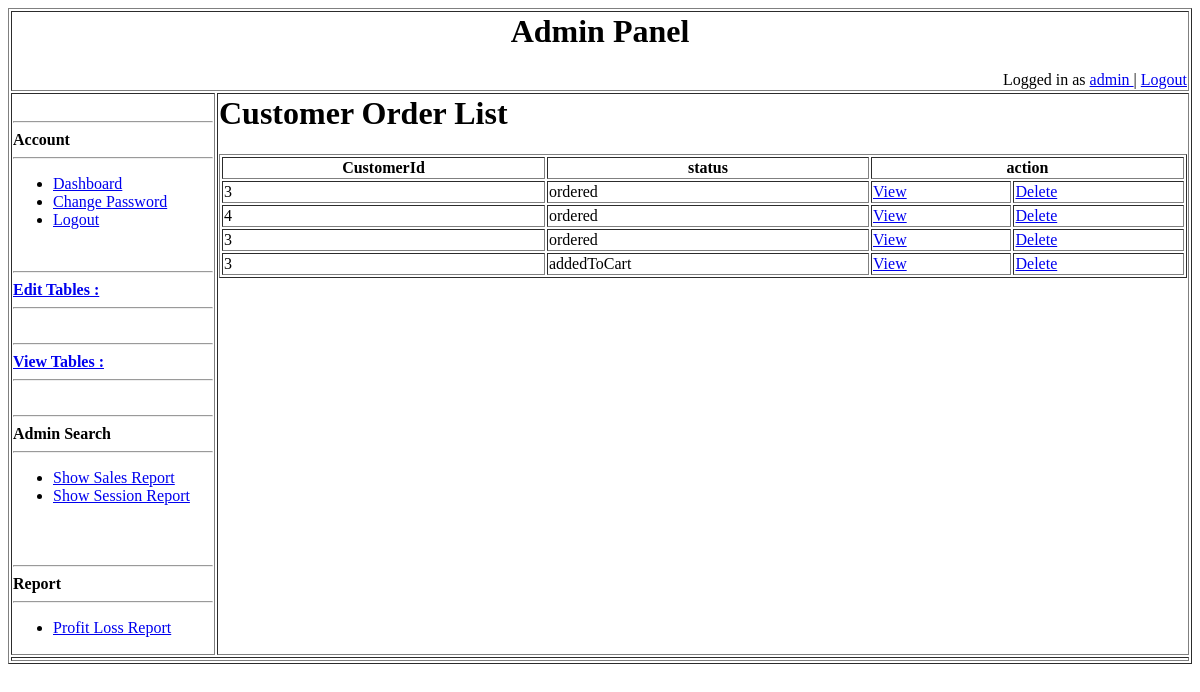
The page /App/View/AdminPages/ViewTables/viewCustomerOrderTable.php (signed in) on the database as committed earlier.
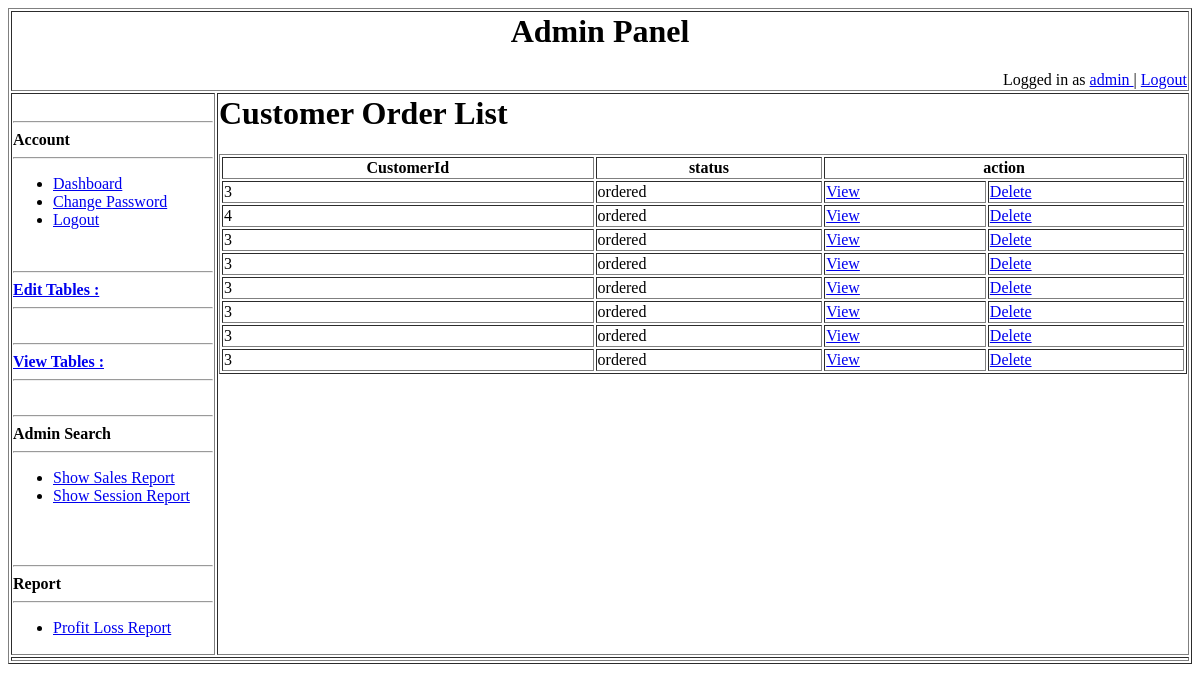
The same page on the database as committed later.
### tables this page shows
CREATE TABLE `customer_order` (
  `id` int(11) NOT NULL,
  `customerId` int(11) NOT NULL,
  `status` varchar(50) NOT NULL,
  `orderTime` datetime NOT NULL,
  `receiveTime` date NOT NULL,
  `paymentMethod` varchar(50) NOT NULL
);

### App/View/AdminPages/ViewTables/viewCustomerOrderTable.php (the view, shortened to what this page needs)
<table style="width:100%" , border = "1">
	<tr>
		<td colspan = "3">
			<?php
				include($_SERVER['DOCUMENT_ROOT']."/WebTechRepo/App/View/AdminPages/BasicStructure/header.php");
			?>
		</td>
	</tr>
	<tr>
		<td colspan="1" width = "200" valign="top">
			<?php
				include($_SERVER['DOCUMENT_ROOT']."/WebTechRepo/App/View/AdminPages/BasicStructure/accountCol.php");
			?>
		</td>
		<td colspan="2" valign="top">
			<h1>Customer Order List</h1>
			<?php
			include($_SERVER['DOCUMENT_ROOT']."/WebTechRepo/DB/createCon.php");
			$result=mysqli_query($conn,"SELECT * FROM customer_order");
			?>
	<table border="1" width="100%">
		<tr>
			<th>CustomerId</th>
			<th>status</th>
			<th colspan="2">action</th>
			</tr>
		<?php while($row=mysqli_fetch_array($result)) { ?>
		<tr>
			<td><?php echo $row['customerId'];?></td>
			<td><?php echo $row['status'];?></td>
			<td>
				<a href="deleteCustomerOrderTable.php?view=<?php echo $row['id'];?>">View</a>
			</td>
			<td>
				<a href="deleteCustomerOrderTable.php?del=<?php echo $row['id'];?>">Delete</a>
			</td>
		</tr>
		<?php }?>
	</table>
		</td>
	</tr>
	<tr>
		<td colspan = "3">
		</td>
	</tr>
</table>

### App/View/AdminPages/BasicStructure/header.php (shortened to what this page needs)
<html>
	<h1 align="center">Admin Panel</h1>
	<p align="right">
		Logged in as
		<a href = "/WebTechRepo/App/View/AdminPages/AccountsPages/viewProfilePage.php" >
			<?php
				echo $_SESSION["curUser"]["name"];
			?>
		</a>
			|
		<a href = "/WebTechRepo/App/View/AdminPages/AccountsPages/logoutPage.php" align="right">Logout</a>
	</p>
</html>

### App/View/AdminPages/BasicStructure/accountCol.php (shortened to what this page needs)
<br>
<hr>
<b>Account</b> </br>
<hr>
<ul>
	<li><a href = "/WebTechRepo/App/View/AdminPages/dashboardPage.php" align="right">Dashboard</a> </br></li>
	<li><a href = "/WebTechRepo/App/View/AdminPages/AccountsPages/changePasswordPage.php" align="right">Change Password</a></li>
	<li><a href = "/WebTechRepo/App/View/AdminPages/AccountsPages/logoutPage.php" align="right">Logout</a></li>
</ul>
<br>
<hr>
<a href = "/WebTechRepo/App/View/AdminPages/EditTables"> <b> Edit Tables : </b> </a>
<hr>
<br>
<hr>
<a href = "/WebTechRepo/App/View/AdminPages/ViewTables"> <b>View Tables : </b> </a>
<hr>
<br>
<hr>
<b>Admin Search</b> </br>
<hr>
<ul>
	<li><a href = "/WebTechRepo/App/View/AdminPages/ShowReport/showSalesReportPage.php" align="right">Show Sales Report</a> </br></li>
	<li><a href = "/WebTechRepo/App/View/AdminPages/ShowReport/showSessionReportPage.php" align="right">Show Session Report</a> </br></li>
</ul>
<br>
<br>
<hr>
<b>Report</b> </br>
<hr>
<ul>
	<li><a href = "/WebTechRepo/App/View/AdminPages/ShowReport/showProfitLossReport.php" align="right">Profit Loss Report</a> </br></li>
</ul>

Rows that differ between the two databases and show on the page:
changed customer_order (number 4 of 8 on the later page): status "addedToCart" → "ordered"
added customer_order: customerId "3", status "ordered"
added customer_order: customerId "3", status "ordered"
added customer_order: customerId "3", status "ordered"
added customer_order: customerId "3", status "ordered"
